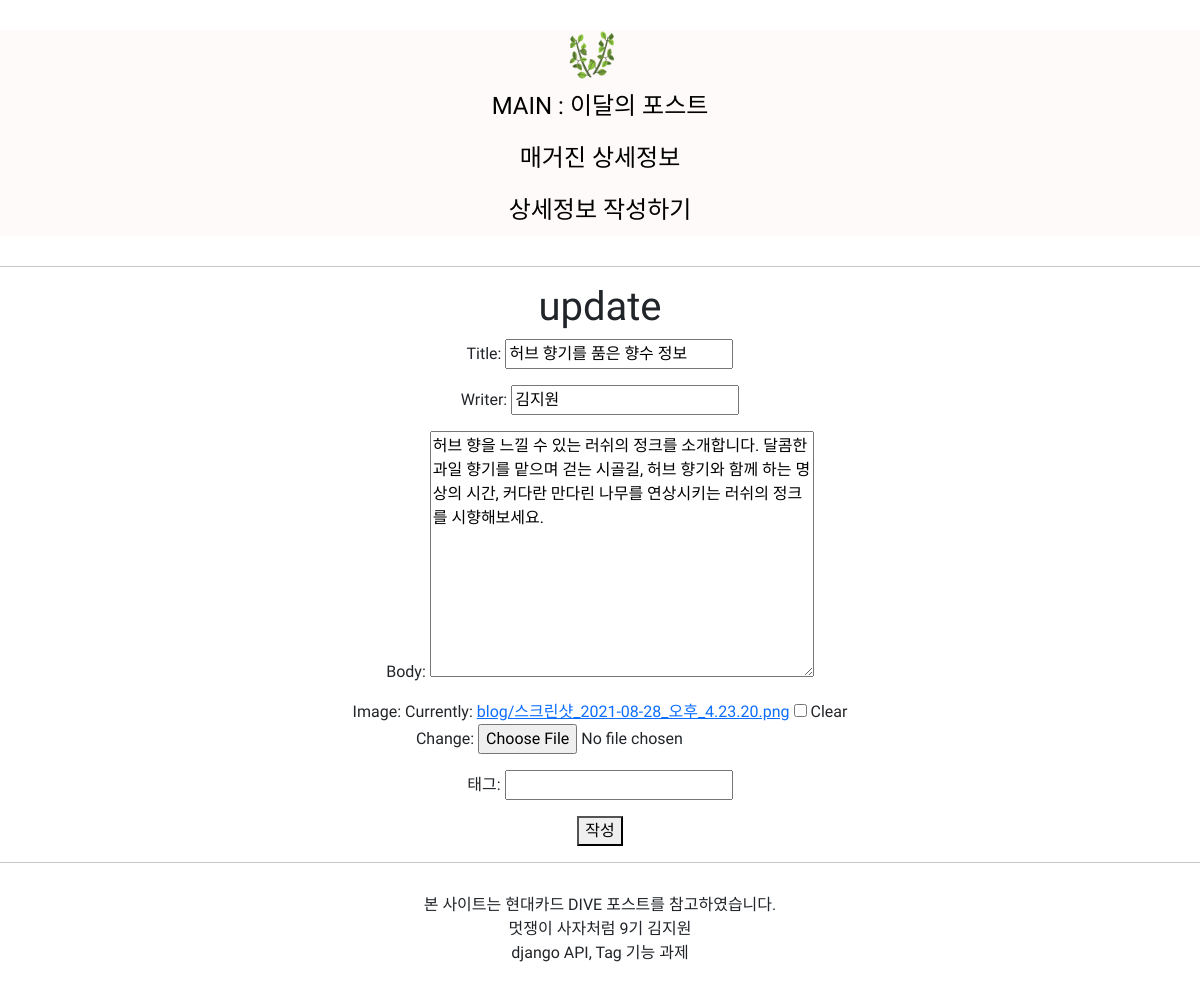
The page /blog/edit/6 on the database its author committed.
### blog/models.py (models this page shows, shortened)
class Blog(models.Model):
    title = models.CharField(max_length=200)
    writer = models.CharField(max_length=100)
    pub_date = models.DateTimeField()
    body = models.TextField()
    image = models.ImageField(upload_to = "blog/", blank=True, null=True)
    tag = models.ManyToManyField('blog.Tag', verbose_name = "태그")

### blog/views.py (the view, shortened to what this page needs)
# urls.py: path('edit/<str:id>', edit, name="edit"),
def edit(request, id):
    blog = get_object_or_404(Blog, pk=id)
    if request.method == 'GET':
        blog_form = BlogForm(instance=blog)
        return render(request, 'edit.html', {'edit_blog':blog_form})

### blog/forms.py
class BlogForm(forms.ModelForm):
    tag = forms.CharField(required = False, label = "태그")
    class Meta:
        model = Blog
        fields = ['title', 'writer', 'body', 'image']

### blog/templates/edit.html (shortened to what this page needs)
{% extends 'base.html' %}
{% block content %}
<h1>update</h1>
<form id="update_form" method="post" enctype="multipart/form-data">
    {{edit_blog.as_p}}
    <button type="submit">작성</button>
</form>
{% endblock %}

### tagpj/templates/base.html (style rules this page uses)
body { text-align:center; font-family: 'IBM Plex Sans KR', sans-serif; }

### rows shown on the page
Blog: title "허브 향기를 품은 향수 정보", writer "김지원", body "허브 향을 느낄 수 있는 러쉬의 정크를 소개합니다. 달콤한 과일 향기를 맡으며 걷는 시골길, 허브 향기와 함께 하는 명상의 시간, 커다란 만다린 나무를 연상시키는 러쉬의 정크를 시향해보세요."
